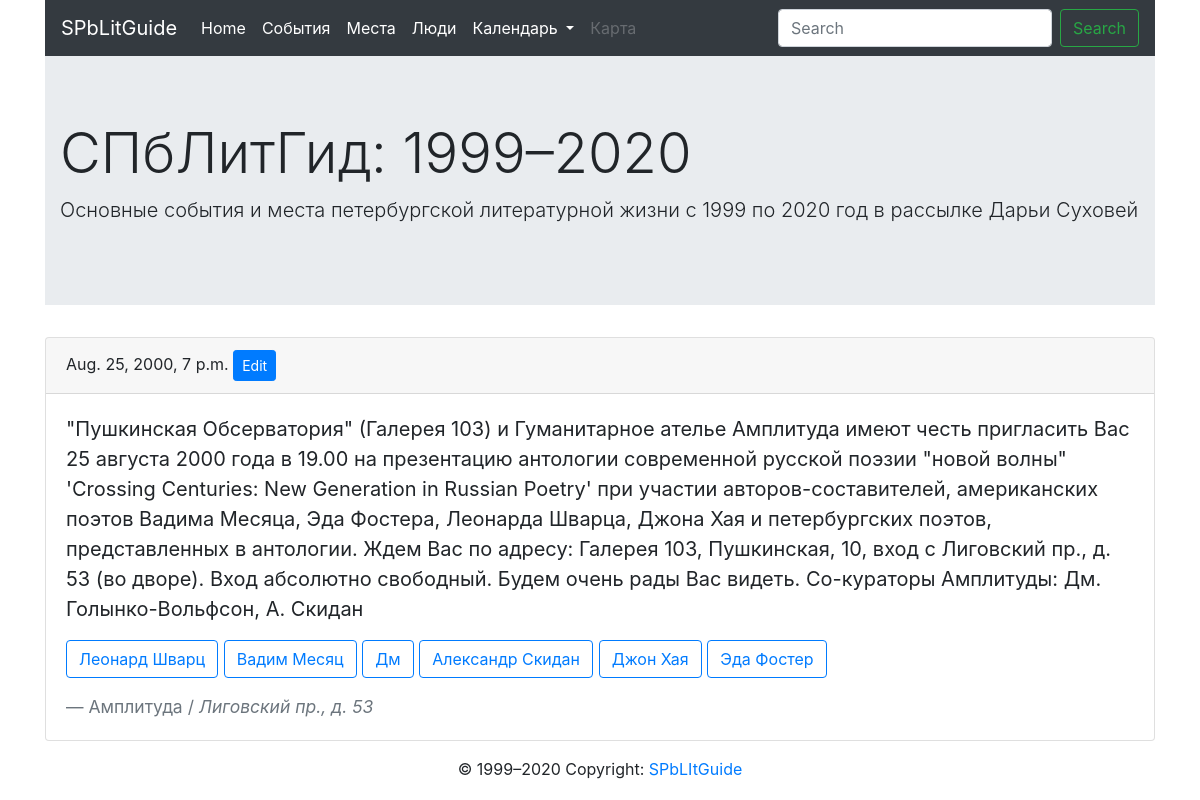
The page /event/102/ on the database as committed earlier.
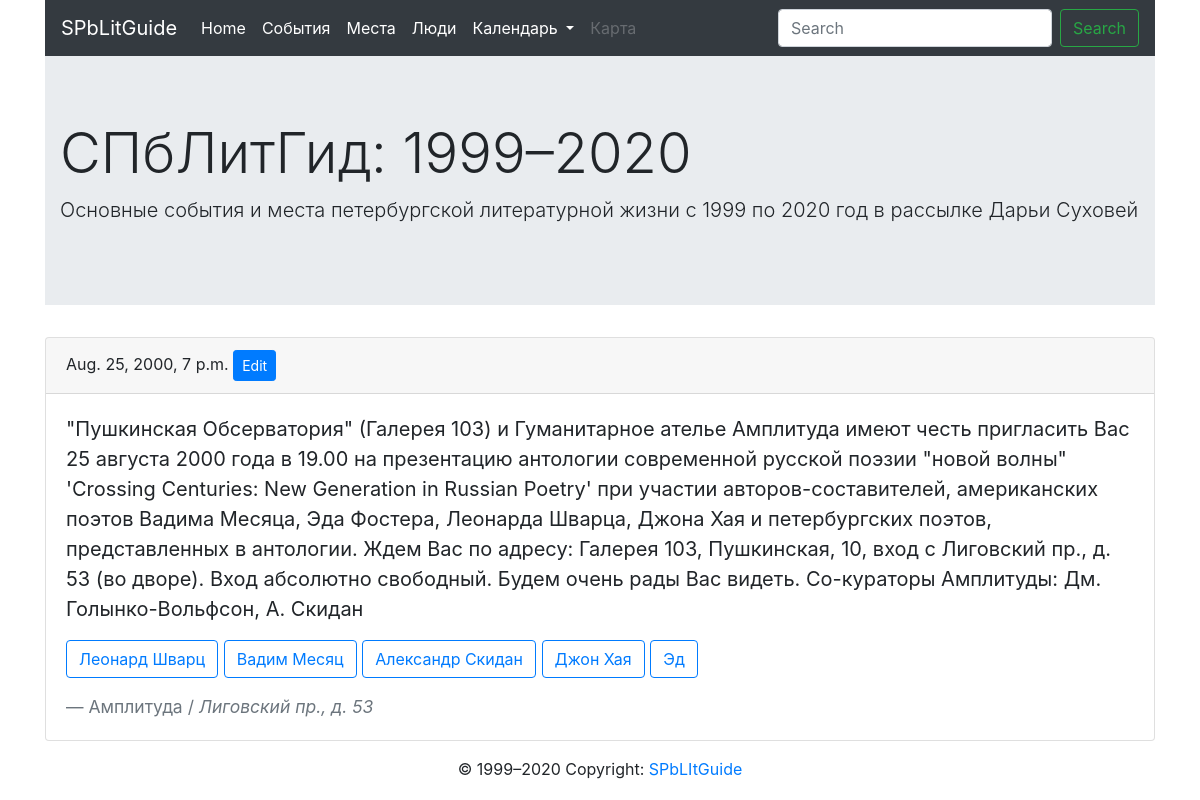
The same page on the database as committed later.
### core/models.py (models this page shows, shortened)
class Person(models.Model):
	name = models.CharField(max_length=300, blank=True)
	second_name = models.CharField(max_length=300, blank=True)
	family = models.CharField(max_length=300, blank=True)
	class Meta:
		verbose_name = "Person"
		app_label = 'core'

### core/views.py (the view)
# urls.py: path('event/<pk>/', EventDetailView.as_view(), name='one_event'),
class EventDetailView(DetailView):
	model = Event

### core/templates/core/event_detail.html
{% extends 'page.html' %}
{% block content %}
<div class="card">
  <div class="card-header">
    {{ object.date }}
    <a href="{% url 'core:event_edit' object.id %}" class="btn btn-primary btn-sm" tabindex="-1" role="button">Edit</a>
  </div>
  <div class="card-body">
    <blockquote class="blockquote mb-0">
      <p>{{ object.description }}</p>
      <p>{% for p in object.people.all %} <a href="{% url 'core:one_person' p.id %}" role="button" class="btn btn-outline-primary">{{p.name}}</a> {% endfor %}</p>
      <footer class="blockquote-footer">{{ object.place.name }} / <cite title="Source Title">{{ object.adress.name }}</cite></footer>
    </blockquote>
  </div>
</div>
{% endblock %}

Rows that differ between the two databases and show on the page:
removed Person: name "Дм"
changed Person (number 5 of 5 on the later page): name "Эда Фостер" → "Эд"
